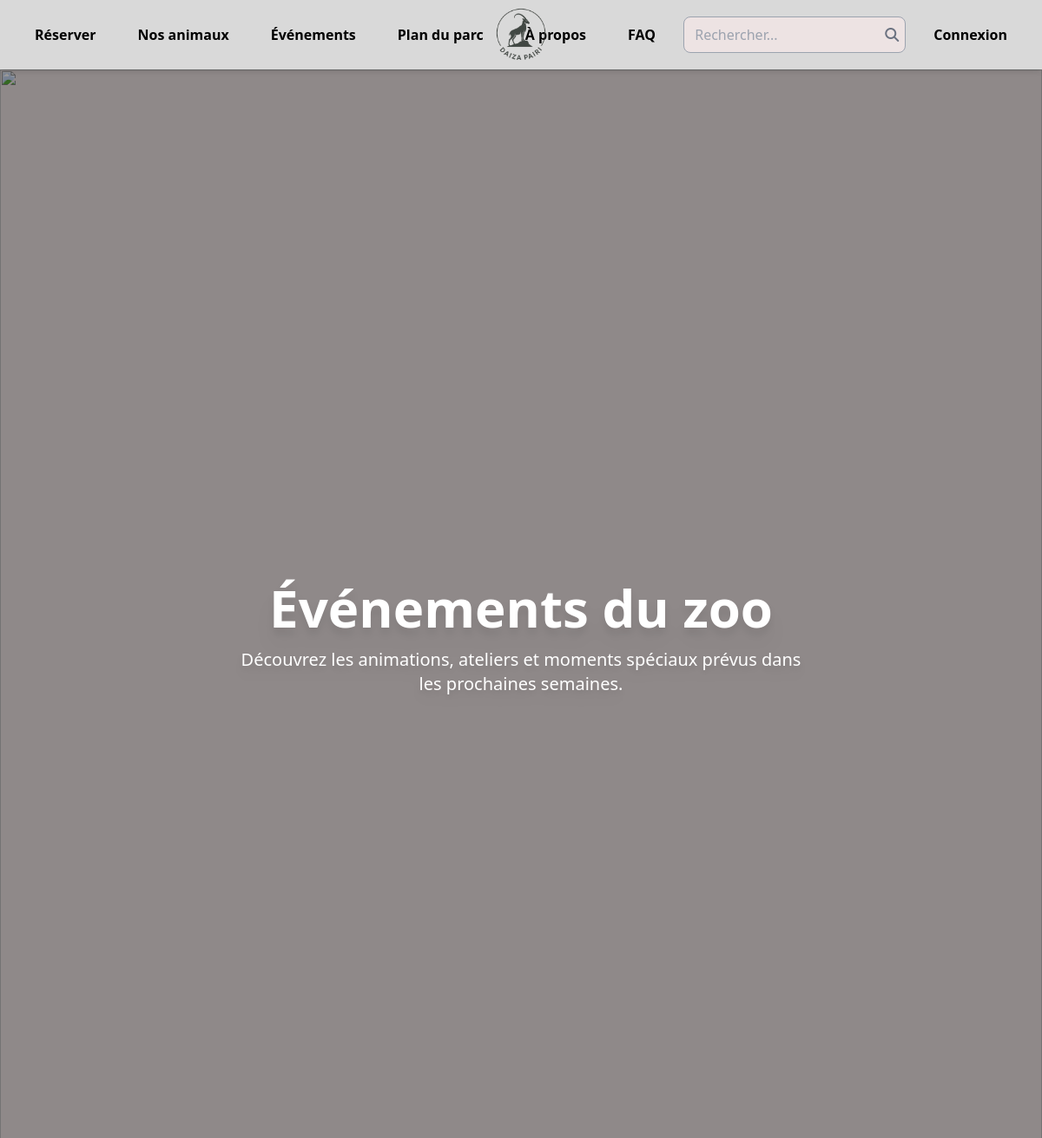
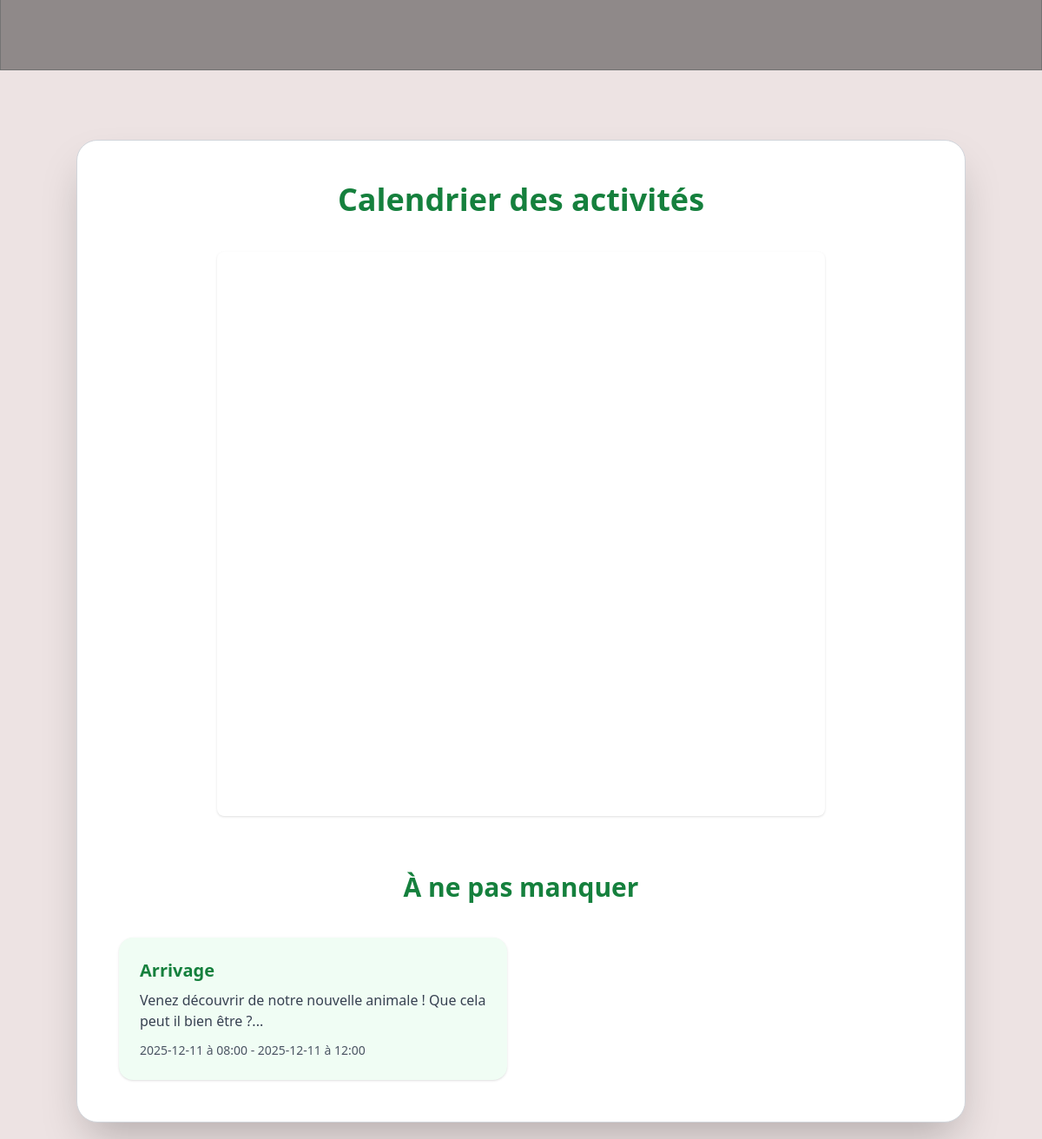
The app's page /events with its own data (2 pictures, top to bottom).
### server.py (models this page shows)
class Event(db.Model): # Définir le modèle Event
    id = db.Column(db.Integer, primary_key=True)
    title = db.Column(db.String(100))
    start = db.Column(db.String(50))
    end = db.Column(db.String(50))
    description = db.Column(db.String(1024))

### server.py (the view)
@app.route("/events")
def evenement():
    event = Event.query.filter(Event.end >= datetime.now().strftime("%Y-%m-%d")).all()
    return render_template("evenement.html", event=event)

### templates/evenement.html (shortened to what this page needs)
<!DOCTYPE html>
<html lang="fr">
<head>
  <script src="https://cdn.tailwindcss.com"></script>
  <link rel="stylesheet" href="https://cdnjs.cloudflare.com/ajax/libs/font-awesome/6.5.1/css/all.min.css">
  <link href="https://cdn.jsdelivr.net/npm/fullcalendar@6.1.8/index.global.min.css" rel="stylesheet">
</head>
<body class="bg-[#EDE3E3] w-full min-h-screen">
  {% include '/components/nav.html' %}
  <div class="relative w-full h-[50vh]">
      <img src="../static/images/Header_about.png" class="absolute inset-0 w-full h-full object-cover">
      <div class="absolute inset-0 bg-black/40"></div>
      <div class="absolute inset-0 flex flex-col items-center justify-center text-center text-white">
          <h1 class="text-6xl font-extrabold drop-shadow-xl">Événements du zoo</h1>
          <p class="text-xl mt-4 max-w-2xl drop-shadow-lg">Découvrez les animations, ateliers et moments spéciaux prévus dans les prochaines semaines.</p>
      </div>
  </div>
    <section class="w-full py-20 px-5 flex justify-center">
        <div class="bg-white w-full max-w-5xl p-12 rounded-3xl shadow-2xl border border-gray-300">
            <h2 class="text-4xl font-bold text-green-700 text-center mb-10">Calendrier des activités</h2>
            <div class="flex justify-center">
                <div id="calendrierEvent" class="w-[700px] h-[650px] bg-white p-4 rounded-lg shadow">
                </div>
            </div>
            {%  if event|length == 0 %}
                <p class="text-center text-gray-600 mt-10">Aucun événement à venir pour le moment. Revenez bientôt pour découvrir nos prochaines activités !</p>
            {% else %}
                <div class="mt-16">
                    <h2 class="text-3xl font-bold text-green-700 text-center">À ne pas manquer</h2>
                    <div class="grid grid-cols-1 md:grid-cols-2 gap-8 mt-10">
                        {% for e in event %}
                        <div class="bg-green-50 rounded-2xl p-6 shadow">
                            <h3 class="text-xl font-semibold text-green-700">{{ e.title }}</h3>
                            <p class="text-gray-700 mt-2">{{ e.description }}</p>
                            <p class="text-gray-600 mt-3 text-sm">{{ e.start.replace("T", " à ") }} - {{ e.end.replace("T", " à ") }}</p>
                        </div>
                        {% endfor %}
                    </div>
                {% endif %}
            </div>
        </div>
    </section>
</body>
</html>

### records on screen
Event: title "Arrivage", description "Venez découvrir de notre nouvelle animale ! Que cela peut il bien être ?...", start.replace "2025-12-11 à 08:00", end.replace "2025-12-11 à 12:00"
